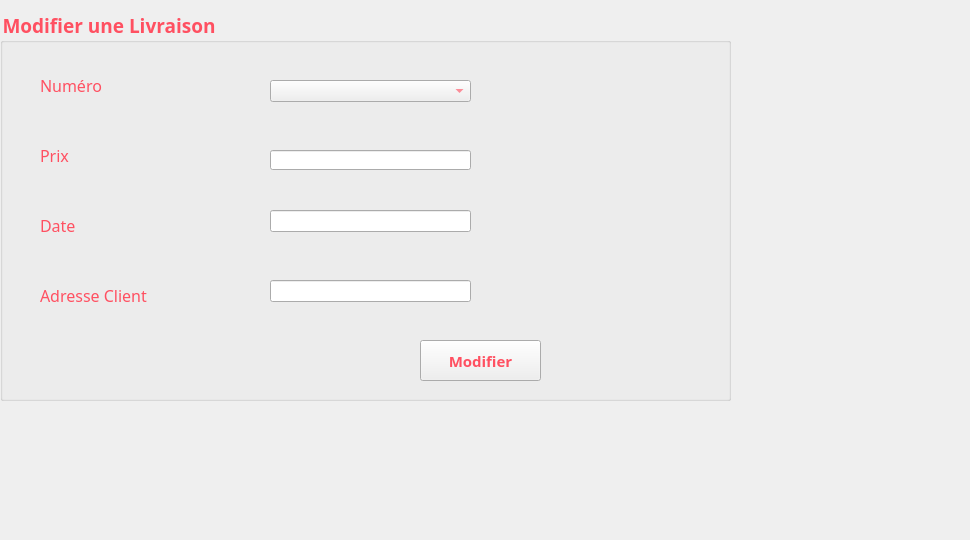
        <widget class="QWidget" name="tab_6">
         <attribute name="title">
          <string>Modifier</string>
         </attribute>
         <widget class="QGroupBox" name="groupBox_2">
          <property name="geometry">
           <rect>
            <x>0</x>
            <y>10</y>
            <width>731</width>
            <height>391</height>
           </rect>
          </property>
          <property name="font">
           <font>
            <family>Lucida Calligraphy</family>
            <pointsize>14</pointsize>
            <weight>75</weight>
            <bold>true</bold>
           </font>
          </property>
          <property name="styleSheet">
           <string notr="true">color: rgb(255, 80, 97);
</string>
          </property>
          <property name="title">
           <string>Modifier une Livraison</string>
          </property>
          <widget class="QLabel" name="label_22">
           <property name="geometry">
            <rect>
             <x>40</x>
             <y>130</y>
             <width>61</width>
             <height>31</height>
            </rect>
           </property>
           <property name="font">
            <font>
             <family>Lucida Calligraphy</family>
             <pointsize>12</pointsize>
            </font>
           </property>
           <property name="text">
            <string>Prix</string>
           </property>
          </widget>
          <widget class="QLineEdit" name="lineEdit_7">
           <property name="geometry">
            <rect>
             <x>270</x>
             <y>140</y>
             <width>201</width>
             <height>20</height>
            </rect>
           </property>
          </widget>
          <widget class="QLabel" name="label_24">
           <property name="geometry">
            <rect>
             <x>40</x>
             <y>60</y>
             <width>91</width>
             <height>31</height>
            </rect>
           </property>
           <property name="minimumSize">
            <size>
             <width>91</width>
             <height>0</height>
            </size>
           </property>
           <property name="font">
            <font>
             <family>Lucida Calligraphy</family>
             <pointsize>12</pointsize>
            </font>
           </property>
           <property name="text">
            <string>Numéro </string>
           </property>
          </widget>
          <widget class="QLabel" name="label_25">
           <property name="geometry">
            <rect>
             <x>40</x>
             <y>200</y>
             <width>61</width>
             <height>31</height>
            </rect>
           </property>
           <property name="font">
            <font>
             <family>Lucida Calligraphy</family>
             <pointsize>12</pointsize>
            </font>
           </property>
           <property name="text">
            <string>Date</string>
           </property>
          </widget>
          <widget class="QLineEdit" name="lineEdit_18">
           <property name="geometry">
            <rect>
             <x>270</x>
             <y>200</y>
             <width>201</width>
             <height>22</height>
            </rect>
           </property>
          </widget>
          <widget class="QLineEdit" name="lineEdit_19">
           <property name="geometry">
            <rect>
             <x>270</x>
             <y>270</y>
             <width>201</width>
             <height>22</height>
            </rect>
           </property>
          </widget>
          <widget class="QLabel" name="label_26">
           <property name="geometry">
            <rect>
             <x>40</x>
             <y>270</y>
             <width>171</width>
             <height>31</height>
            </rect>
           </property>
           <property name="font">
            <font>
             <family>Lucida Calligraphy</family>
             <pointsize>12</pointsize>
            </font>
           </property>
           <property name="text">
            <string>Adresse Client</string>
           </property>
          </widget>
          <widget class="QPushButton" name="pushButton_2">
           <property name="geometry">
            <rect>
             <x>420</x>
             <y>330</y>
             <width>121</width>
             <height>41</height>
            </rect>
           </property>
           <property name="font">
            <font>
             <family>Lucida Calligraphy</family>
             <pointsize>11</pointsize>
             <weight>75</weight>
             <bold>true</bold>
            </font>
           </property>
           <property name="styleSheet">
            <string notr="true">color: rgb(255, 80, 97);
background-image:rgb(255, 170, 255)</string>
           </property>
           <property name="text">
            <string>Modifier</string>
           </property>
          </widget>
          <widget class="QComboBox" name="combolk">
           <property name="geometry">
            <rect>
             <x>270</x>
             <y>70</y>
             <width>201</width>
             <height>22</height>
            </rect>
           </property>
          </widget>
         </widget>
         <widget class="QLabel" name="label_6">
          <property name="geometry">
           <rect>
            <x>-20</x>
            <y>-30</y>
            <width>961</width>
            <height>531</height>
           </rect>
          </property>
          <property name="styleSheet">
           <string notr="true">background-image:url(:/Alinka-Shemeluyk_Sweets_YkxmSWdYdw.jpg)</string>
          </property>
          <property name="text">
           <string/>
          </property>
          <property name="pixmap">
           <pixmap>../../../../Downloads/155296947_507314950275690_225535330781415924_n.jpg</pixmap>
          </property>
         </widget>
         <widget class="QLabel" name="label_20">
          <property name="geometry">
           <rect>
            <x>-20</x>
            <y>0</y>
            <width>921</width>
            <height>521</height>
           </rect>
          </property>
          <property name="styleSheet">
           <string notr="true">background-image:url(:/1484065617_22184.jpg)</string>
          </property>
          <property name="text">
           <string/>
          </property>
         </widget>
         <zorder>label_20</zorder>
         <zorder>label_6</zorder>
         <zorder>groupBox_2</zorder>
        </widget>
